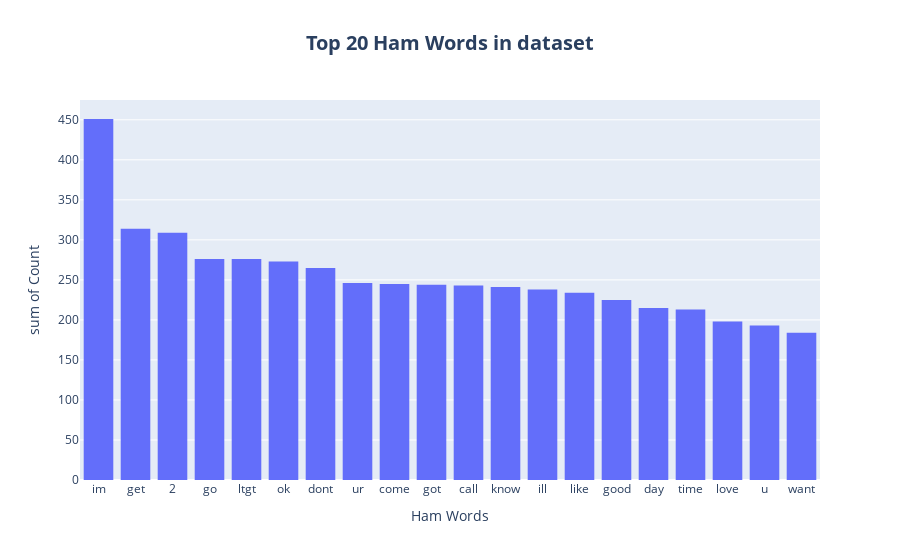

Write notebook code for a chart like this one.
### Code cell
fig = px.histogram(top_ham_words,
                   x = 'Ham Words',
                   y = 'Count', title="<b>Top 20 Ham Words in dataset</b>")

fig.update_layout(title_x = 0.5,
                  title_font = dict(size = 20))


fig.show()

### Figure 1 — Plotly figure (JSON) as saved in the notebook; plotly's stock layout.template omitted (floating-point values rounded to 4 significant figures)
{"data": [{"alignmentgroup": "True", "bingroup": "x", "histfunc": "sum", "hovertemplate": "Ham Words=%{x}<br>sum of Count=%{y}<extra></extra>", "legendgroup": "", "marker": {"color": "#636efa", "pattern": {"shape": ""}}, "name": "", "offsetgroup": "", "orientation": "v", "showlegend": false, "type": "histogram", "x": ["im", "get", "2", "go", "ltgt", "ok", "dont", "ur", "come", "got", "call", "know", "ill", "like", "good", "day", "time", "love", "u", "want"], "xaxis": "x", "y": [451, 314, 309, 276, 276, 273, 265, 246, 245, 244, 243, 241, 238, 234, 225, 215, 213, 198, 193, 184], "yaxis": "y"}], "layout": {"barmode": "relative", "legend": {"tracegroupgap": 0}, "title": {"font": {"size": 20}, "text": "<b>Top 20 Ham Words in dataset</b>", "x": 0.5}, "xaxis": {"anchor": "y", "domain": [0, 1], "title": {"text": "Ham Words"}}, "yaxis": {"anchor": "x", "domain": [0, 1], "title": {"text": "sum of Count"}}}}
